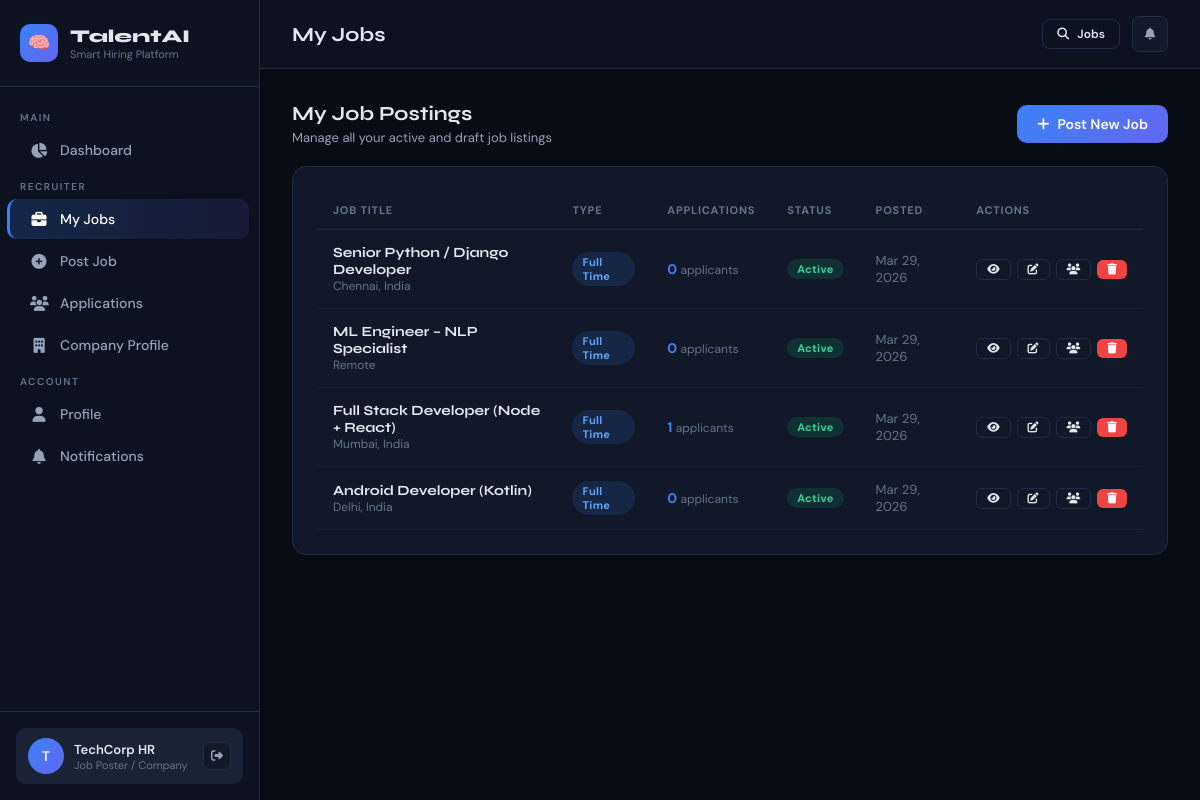
The app's page /company/jobs/ (signed in) with its own data.
### core/models.py (models this page shows, shortened)
class JobPosting(models.Model):
    JOB_TYPE_CHOICES = [
        ('full_time', 'Full Time'),
        ('part_time', 'Part Time'),
        ('contract', 'Contract'),
        ('internship', 'Internship'),
        ('remote', 'Remote'),
        ('hybrid', 'Hybrid'),
    ]
    EXPERIENCE_CHOICES = [
        ('entry', 'Entry Level (0-1 yrs)'),
        ('junior', 'Junior (1-3 yrs)'),
        ('mid', 'Mid Level (3-5 yrs)'),
        ('senior', 'Senior (5-8 yrs)'),
        ('lead', 'Lead / Principal (8+ yrs)'),
    ]
    STATUS_CHOICES = [
        ('draft', 'Draft'),
        ('active', 'Active'),
        ('closed', 'Closed'),
        ('paused', 'Paused'),
    ]
    company = models.ForeignKey(User, on_delete=models.CASCADE, related_name='job_postings')
    title = models.CharField(max_length=200)
    description = models.TextField()
    requirements = models.TextField()
    responsibilities = models.TextField(blank=True)
    skills_required = models.ManyToManyField(Skill, related_name='jobs', blank=True)
    skills_text = models.TextField(blank=True, help_text='Comma-separated skills for NLP matching')
    job_type = models.CharField(max_length=20, choices=JOB_TYPE_CHOICES, default='full_time')
    experience_level = models.CharField(max_length=20, choices=EXPERIENCE_CHOICES, default='mid')
    location = models.CharField(max_length=200)
    salary_min = models.DecimalField(max_digits=12, decimal_places=2, blank=True, null=True)
    salary_max = models.DecimalField(max_digits=12, decimal_places=2, blank=True, null=True)
    status = models.CharField(max_length=20, choices=STATUS_CHOICES, default='active')
    deadline = models.DateField(blank=True, null=True)
    created_at = models.DateTimeField(auto_now_add=True)
    updated_at = models.DateTimeField(auto_now=True)
    views_count = models.IntegerField(default=0)
    class Meta:
        ordering = ['-created_at']

### core/views.py (the view)
# urls.py: path('company/jobs/', views.company_jobs, name='company_jobs'),
@login_required
@role_required('company')
def company_jobs(request):
    jobs = JobPosting.objects.filter(company=request.user).annotate(
        app_count=Count('applications')
    )
    return render(request, 'core/company/jobs.html', {'jobs': jobs})

### core/context_processors.py (called while the page is built)
def notifications_count(request):
    if request.user.is_authenticated:
        count = request.user.notifications.filter(is_read=False).count()
        if request.user.is_superuser:
            role = 'admin'
            role_display = 'Admin'
        else:
            try:
                profile = request.user.profile
                role = profile.role
                role_display = profile.get_role_display()
            except Exception:
                role = 'user'
                role_display = 'Job Seeker'
        return {
            'unread_notifications_count': count,
            'user_role': role,
            'user_role_display': role_display,
        }
    return {
        'unread_notifications_count': 0,
        'user_role': '',
        'user_role_display': '',
    }

### core/views.py (called while the page is built)
def role_required(*roles):
    def decorator(view_func):
        @wraps(view_func)
        def wrapper(request, *args, **kwargs):
            if not request.user.is_authenticated:
                return redirect('login')
            profile = getattr(request.user, 'profile', None)
            user_role = profile.role if profile else None
            if request.user.is_superuser:
                user_role = 'admin'
            if user_role not in roles:
                messages.error(request, "Access denied for your role.")
                return redirect('dashboard')
            return view_func(request, *args, **kwargs)
        return wrapper
    return decorator

### core/templates/core/company/jobs.html (shortened to what this page needs)
{% extends "core/base.html" %}
{% block page_title %}My Jobs{% endblock %}
{% block content %}
<div class="section-header">
  <div>
    <div class="section-title">My Job Postings</div>
    <div class="section-subtitle">Manage all your active and draft job listings</div>
  </div>
  <a href="{% url 'create_job' %}" class="btn btn-primary"><i class="fas fa-plus"></i> Post New Job</a>
</div>
{% if jobs %}
<div class="card">
  <div class="table-wrap">
    <table>
      <thead>
        <tr><th>Job Title</th><th>Type</th><th>Applications</th><th>Status</th><th>Posted</th><th>Actions</th></tr>
      </thead>
      <tbody>
        {% for job in jobs %}
        <tr>
          <td>
            <div style="font-family:'Syne',sans-serif;font-weight:700;">{{ job.title }}</div>
            <div style="font-size:12px;color:var(--text3);">{{ job.location }}</div>
          </td>
          <td><span class="badge badge-blue">{{ job.get_job_type_display }}</span></td>
          <td>
            <a href="{% url 'company_applications' %}?job={{ job.pk }}" style="font-weight:700;color:#3b82f6;">
              {{ job.app_count }} <span style="color:var(--text3);font-weight:400;font-size:12px;">applicants</span>
            </a>
          </td>
          <td>
            <span class="badge {% if job.status == 'active' %}badge-green{% elif job.status == 'closed' %}badge-red{% elif job.status == 'paused' %}badge-orange{% else %}badge-gray{% endif %}">
              {{ job.get_status_display }}
            </span>
          </td>
          <td style="font-size:13px;color:var(--text3);">{{ job.created_at|date:"M d, Y" }}</td>
          <td>
            <div style="display:flex;gap:6px;">
              <a href="{% url 'job_detail' job.pk %}" class="btn btn-outline btn-xs" title="Preview"><i class="fas fa-eye"></i></a>
              <a href="{% url 'edit_job' job.pk %}" class="btn btn-outline btn-xs" title="Edit"><i class="fas fa-edit"></i></a>
              <a href="{% url 'company_applications' %}?job={{ job.pk }}" class="btn btn-outline btn-xs" title="Applications"><i class="fas fa-users"></i></a>
              <form method="post" action="{% url 'delete_job' job.pk %}" style="display:inline;" onsubmit="return confirm('Delete this job?')">
                <button type="submit" class="btn btn-danger btn-xs" title="Delete"><i class="fas fa-trash"></i></button>
              </form>
            </div>
          </td>
        </tr>
        {% endfor %}
      </tbody>
    </table>
  </div>
</div>
{% endif %}
{% endblock %}

### core/templates/core/base.html (shortened to what this page needs)
<!DOCTYPE html>
<html lang="en">
<head>
  <link rel="stylesheet" href="https://cdnjs.cloudflare.com/ajax/libs/font-awesome/6.5.0/css/all.min.css">
</head>
<body>
{% if user.is_authenticated %}
<div class="app-layout">
  <aside class="sidebar" id="sidebar">
    <div class="sidebar-logo">
      <div class="logo-icon">🧠</div>
      <div>
        <div class="logo-text">TalentAI</div>
        <div class="logo-sub">Smart Hiring Platform</div>
      </div>
    </div>
    <nav class="sidebar-nav">
      <div class="nav-section-label">Main</div>
      <a href="{% url 'dashboard' %}" class="nav-link {% if request.resolver_match.url_name == 'dashboard' %}active{% endif %}">
        <i class="fas fa-chart-pie"></i> Dashboard
      </a>
      {% if user_role == 'company' %}
      <div class="nav-section-label">Recruiter</div>
      <a href="{% url 'company_jobs' %}" class="nav-link {% if request.resolver_match.url_name == 'company_jobs' %}active{% endif %}">
        <i class="fas fa-briefcase"></i> My Jobs
      </a>
      <a href="{% url 'create_job' %}" class="nav-link {% if request.resolver_match.url_name == 'create_job' %}active{% endif %}">
        <i class="fas fa-plus-circle"></i> Post Job
      </a>
      <a href="{% url 'company_applications' %}" class="nav-link {% if request.resolver_match.url_name == 'company_applications' %}active{% endif %}">
        <i class="fas fa-users"></i> Applications
      </a>
      <a href="{% url 'company_profile' %}" class="nav-link {% if request.resolver_match.url_name == 'company_profile' %}active{% endif %}">
        <i class="fas fa-building"></i> Company Profile
      </a>
      {% endif %}
      <div class="nav-section-label">Account</div>
      <a href="{% url 'profile' %}" class="nav-link {% if request.resolver_match.url_name == 'profile' %}active{% endif %}">
        <i class="fas fa-user"></i> Profile
      </a>
      <a href="{% url 'notifications' %}" class="nav-link {% if request.resolver_match.url_name == 'notifications' %}active{% endif %}">
        <i class="fas fa-bell"></i> Notifications
      </a>
    </nav>
    <div class="sidebar-user">
      <div class="user-card">
        <div class="user-avatar">{{ request.user.first_name|first|upper|default:request.user.username|first|upper }}</div>
        <div>
          <div class="user-name">{{ request.user.get_full_name|default:request.user.username }}</div>
          <div class="user-role">{{ user_role_display|default:"Admin" }}</div>
        </div>
        <div class="user-actions">
          <a href="{% url 'logout' %}" class="icon-btn" title="Logout"><i class="fas fa-sign-out-alt"></i></a>
        </div>
      </div>
    </div>
  </aside>
  <main class="main-content">
    <div class="topbar">
      <div class="d-flex gap-3">
        <span class="topbar-title">{% block page_title %}Dashboard{% endblock %}</span>
      </div>
      <div class="topbar-right">
        <a href="{% url 'job_list' %}" class="btn btn-outline btn-sm"><i class="fas fa-search"></i> Jobs</a>
        <a href="{% url 'notifications' %}" class="icon-btn" style="width:36px;height:36px;">
          <i class="fas fa-bell"></i>
        </a>
      </div>
    </div>
    <div class="page-body">
      {% block content %}{% endblock %}
    </div>
  </main>
</div>
{% else %}
  {% block public_content %}{% endblock %}
{% endif %}
</body>
</html>

### records on screen
JobPosting: title "Senior Python / Django Developer", location "Chennai, India", job_type "Full Time", app_count "0", status "Active", created_at "Mar 29, 2026"
JobPosting: title "ML Engineer – NLP Specialist", location "Remote", job_type "Full Time", app_count "0", status "Active", created_at "Mar 29, 2026"
JobPosting: title "Full Stack Developer (Node + React)", location "Mumbai, India", job_type "Full Time", app_count "1", status "Active", created_at "Mar 29, 2026"
JobPosting: title "Android Developer (Kotlin)", location "Delhi, India", job_type "Full Time", app_count "0", status "Active", created_at "Mar 29, 2026"

### other values on screen
{{ request.user.get_full_name|default:request.user.username }} "TechCorp HR"
{{ user_role_display|default:"Admin" }} "Job Poster / Company"
